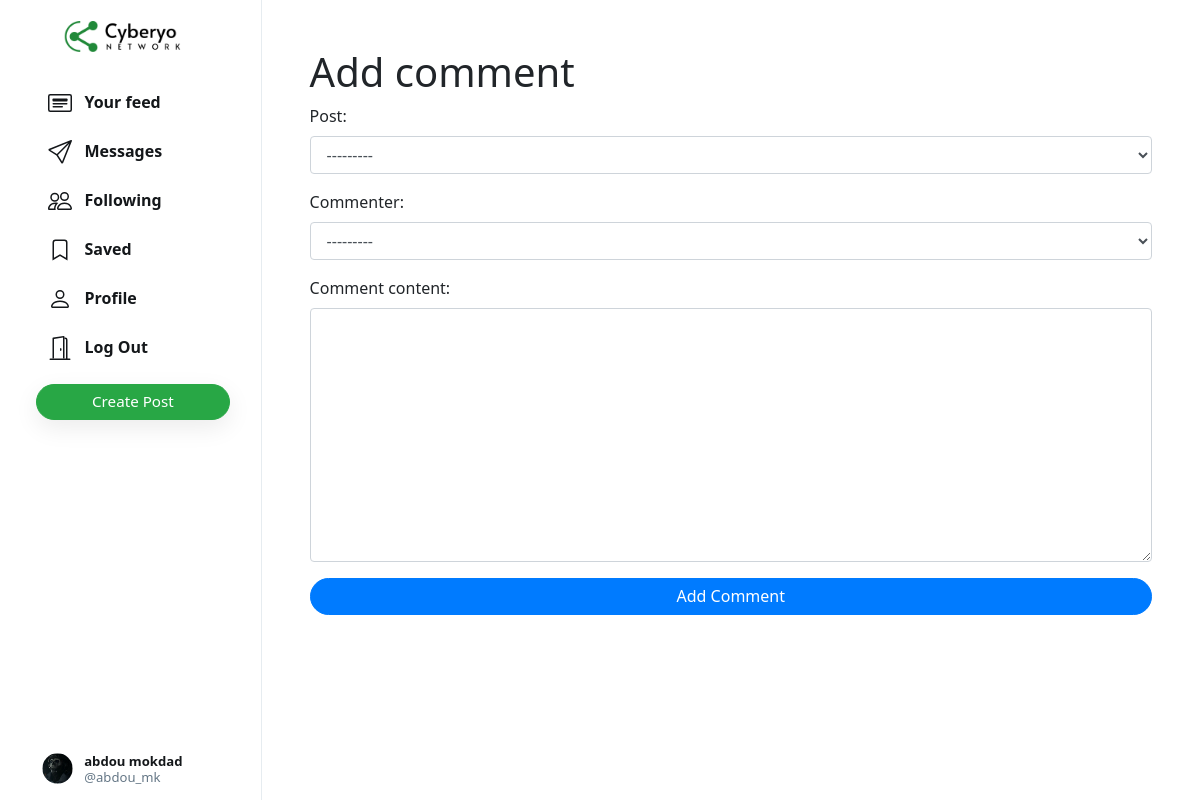
The page /n/add/comment/ (signed in) on the database its author committed.
### network/models.py (models this page shows, shortened)
class User(AbstractUser):
    profile_pic = models.ImageField(upload_to='profile_pic/')
    bio = models.TextField(max_length=160, blank=True, null=True)
    cover = models.ImageField(upload_to='covers/', blank=True)
    def __str__(self):
        return self.username

### network/views.py (the view)
# urls.py: path('n/add/comment/', views.add_comment, name='add_comment'),
def add_comment(request):
    if request.method == 'POST':
        form = CommentForm(request.POST)
        if form.is_valid():
            comment = form.save(commit=False)
            comment.commenter =form.cleaned_data['commenter']
            comment.post.comment_count+=1
            comment.post.save()
            comment.save()
            return redirect('admin_comment')  # Adjust the redirection URL as needed
    else:
        form = CommentForm()
    return render(request, 'network/admin_panel/add_comment.html', {'form': form})

### network/forms.py
class CommentForm(forms.ModelForm):
    class Meta:
        model = Comment
        fields = ['post', 'commenter','comment_content']

### network/models.py (called while the page is built)
    def __str__(self):
        return f"Post ID: {self.id} (creater: {self.creater})"

### network/templates/network/admin_panel/add_comment.html (shortened to what this page needs)
{% extends "network/layout.html" %}
{% load static %}
{% block body %}
{% load widget_tweaks %}
<div class="main-div" style="width: 78.2%;">
  <form method="post" class="d-flex flex-column justify-content-center p-5" enctype="multipart/form-data">
    <h1>Add comment</h1>
    {% for field in form.visible_fields %}
                <div class="form-group">
                {{ field.label_tag }}
                {% render_field field class="form-control" %}
                </div>
            {% endfor %}
    <button type="submit" class="btn btn-primary">Add Comment</button>
  </form>
</div>
{% endblock %}

### network/templates/network/layout.html (shortened to what this page needs)
{% load static %}
<!DOCTYPE html>
<html lang="en">
    <head>
        <link rel="stylesheet" href="https://stackpath.bootstrapcdn.com/bootstrap/4.4.1/css/bootstrap.min.css">
        <link href="{% static 'network/styles.css' %}" rel="stylesheet">
        <link rel="stylesheet" href="https://use.fontawesome.com/releases/v5.15.1/css/all.css">
    </head>
    <body>
        <div class="body" data-page="{{page}}">
            <div class="sidenav">
                <a href="{% url 'index' %}" class="navbar-brand">
                    <img src="{% static 'network/Images/logo.png' %}" height="31px">
                </a>
                <div style="height: 100%;">
                    <div>
                        <div>
                            <ul>
                                <li class="nav-item" id="all_posts">
                                <a href="{% url 'index' %}" class="nav-link">
                                    <div>
                                        &nbsp;&nbsp;Your feed
                                    </div>
                                </a>
                                </li>
                                {% if user.is_authenticated %}
                                    <li class="nav-item" id="messaging">
                                        <a href="{% url 'chatting' %}" class="nav-link">
                                            <div>
                                                &nbsp;&nbsp;Messages
                                            </div>
                                        </a>
                                    </li>
                                    <li class="nav-item" id="following">
                                        <a href="{% url 'following' %}" class="nav-link">
                                            <div>
                                                &nbsp;&nbsp;Following
                                            </div>
                                        </a>
                                    </li>
                                    <li class="nav-item" id="saved">
                                        <a href="{% url 'saved' %}" class="nav-link">
                                            <div>
                                                <svg width="1.5em" height="1.5em" viewBox="0 0 16 16" class="bi bi-bookmark" fill="currentColor" xmlns="http://www.w3.org/2000/svg">
                                                    <path fill-rule="evenodd" d="M8 12l5 3V3a2 2 0 0 0-2-2H5a2 2 0 0 0-2 2v12l5-3zm-4 1.234l4-2.4 4 2.4V3a1 1 0 0 0-1-1H5a1 1 0 0 0-1 1v10.234z"/>
                                                  </svg>
                                                &nbsp;&nbsp;Saved
                                            </div>
                                        </a>
                                    </li>
                                    <li class="nav-item" id="profile">
                                        <a href="{% url 'profile' user.username %}" class="nav-link">
                                            <div>
                                                &nbsp;&nbsp;Profile
                                            </div>
                                        </a>
                                    </li>
                                    <li class="nav-item" id="logout">
                                        <a href="{% url 'logout' %}" class="nav-link">
                                            <div>
                                                &nbsp;&nbsp;Log Out
                                            </div>
                                        </a>
                                    </li>
                                {% endif %}
                            </ul>
                        </div>
                        {% if user.is_authenticated %}
                            <button id="popup-btn" class="btn btn-success new-post-btn" onclick="createpost()">Create Post</button>
                        {% endif %}
                    </div>
                    <div style="position: absolute; bottom: 10px;">
                        {% if user.is_authenticated %}
                            <li class="nav-item sidenav-user">
                                <a href="{% url 'profile' user.username %}" class="nav-link">
                                    <div class="user_account">
                                        <div class="small-profilepic" style="float: left; background-image: url(/media/{{user.profile_pic}})"></div>
                                        <div style="height: 2.7vw; margin: auto;">
                                            <div style="margin-top: 4px;"><strong>{{user.first_name}} {{user.last_name}}</strong></div>
                                            <div class="grey" style="margin-top: 4px;">@{{ user.username }}</div>
                                        </div>
                                    </div>
                                </a>
                            </li>
                        {% endif %}
                    </div>
                </div>
            </div>
            {%block chat%}
            {% block body %}
            {% endblock %}
            </div>
            {% endblock %}
</body>
</html>

### network/static/network/styles.css (style rules this page uses)
.body { display: flex; min-height: 100%; font-family: system-ui, sans-serif; }
.btn { border-radius: 20px; padding: 0.32rem 1rem 0.375rem 1rem; }
.btn, .btn:focus, .btn:active { box-shadow: none !important; -webkit-box-shadow: none !important; }
.grey { color: #657786; }
svg { vertical-align: text-top; }
.sidenav { height: 100%; width: 21.8%; position: fixed; top: 0; left: 0; padding: 15px; list-style: none; border-right: .5px solid #e6ecf0; z-index: 100; padding-left: 3%; background-color: white; }
.sidenav ul { list-style: none; padding-left: 0px; margin-top: 3vh; }
.sidenav li { margin-top: 7px; }
.sidenav .nav-link { color: #14171a; line-height: .7em; font-weight: 700; padding: 0px; }
.sidenav .nav-link > div { padding: 10px 20px 8px 12px; border-radius: 25px; line-height: 0.9em; width: max-content; }
.new-post-btn { padding-left: 55px !important; padding-right: 55px !important; font-size: .95em; font-weight: 530; box-shadow: rgba(0, 0, 0, 0.08) 0px 8px 24px !important; }
.user_account { display: flex; font-size: .82rem; font-weight: normal; padding-top: 3px !important; padding-bottom: 3px !important; padding-left: 3px !important; }
.user_account .small-profilepic { transform: scale(.82); margin-left: auto; margin-top: auto; }
.main-div { position: relative; width: 47.25%; min-height: 100vh; left: 21.8%; }
.small-profilepic { width: 3.1vw; height: 3.1vw; border-radius: 9999px; overflow: hidden; margin-right: 8px; background-size: cover; background-repeat: no-repeat; background-position: center; box-sizing: content-box; }

### rows shown on the page
User: profile_pic (picture), first_name "abdou", last_name "mokdad", username "abdou_mk"

### other values the page prints
{{ field.label_tag }} "Post:" "Commenter:" "Comment content:"
